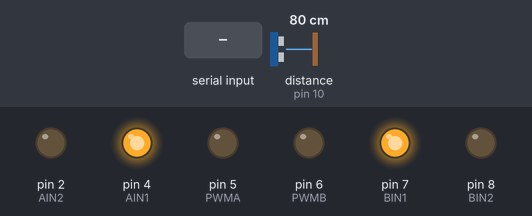
A sketch run on a simulated Arduino Uno, built with avr-gcc and run on an emulated ATmega328P. Parts: output pins drawn as LEDs (lit = HIGH). Wiring (inferred from the names in the program): ultrasonic range finder: trigger pin 12; echo pin 10. Inputs (shaded band) come from the test bench; at power-on: distance to the obstacle (sensor on pin 10) 80 cm. The echo pulse lasts 58.3 µs per cm; pins used as bus, display or sensor lines are not drawn.

Above: at 1.2 s.
1.3 s: "1\n" received over Serial
At 2.5 s:
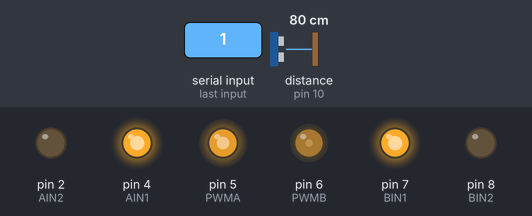
2.9 s: distance to the obstacle (sensor on pin 10) set to 250 cm
At 3.14 s:
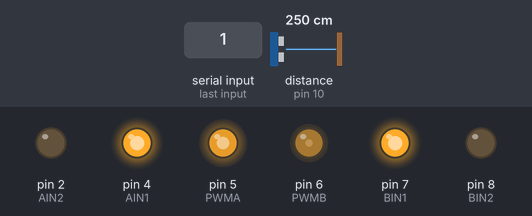
5.9 s: distance to the obstacle (sensor on pin 10) set to 2 cm
7.4 s: "0\n" received over Serial
At 7.9 s:
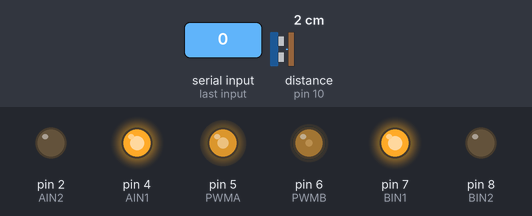
Timing chart, 0 to 10.0 s (numbered marks = the images above; inputs shaded):
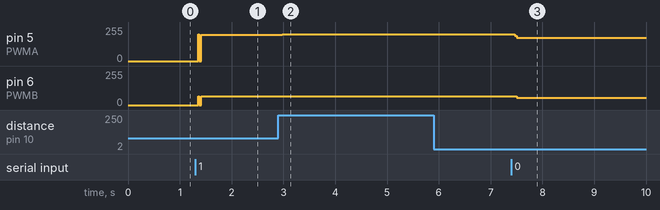

The sketch:

__1.ino
```cpp
# include<IRremote.h>
//11口3口有问题
const int TrigPin = 12;//非PWM
const int EchoPin = 10;//PWM

int RECV_PIN = 9;//定义红外接收器引脚为9(PWM)

const int AIN1 = 4;
const int AIN2 = 2;
const int PWMA = 5;
const int PWMB = 6;
const int BIN1 = 7;
const int BIN2 = 8;

int BV = 0, flag = 0, CCT = 0;
int BV_R = 0, BV_B = 0;
float cm = 15.0;
int getup = 1;

IRrecv irrecv(RECV_PIN);
decode_results results;

void setup() {
  Serial.begin(9600);

  pinMode(TrigPin, OUTPUT);
  pinMode(EchoPin, INPUT);

  pinMode(AIN1, OUTPUT);
  pinMode(AIN2, OUTPUT);
  pinMode(PWMA, OUTPUT);
  pinMode(BIN1, OUTPUT);
  pinMode(BIN2, OUTPUT);
  pinMode(PWMB, OUTPUT);

  irrecv.enableIRIn();//使红外能接收

  digitalWrite(AIN1, HIGH);
  digitalWrite(BIN1, HIGH);

  digitalWrite(AIN2, LOW);
  digitalWrite(BIN2, LOW);
}

void loop() {
  light();

  if (irrecv.decode(&results))
  {

    digitalWrite(TrigPin, LOW); //低高低电平发一个短时间脉冲去TrigPin
    delayMicroseconds(2);
    digitalWrite(TrigPin, HIGH);
    delayMicroseconds(10);
    digitalWrite(TrigPin, LOW);

    cm = pulseIn(EchoPin, HIGH) / 58.0; //将回拨时间换算成cm
    cm = (int(cm * 100.0)) / 100.0; //保留两位小数
  }//关灯后才开始测距
  if (results.value == 0x00FF906F || (cm > 30 && getup == 1))
  {
    /*Serial.println(results.value,HEX);//以16进制换行输出接收代码
      Serial.println();//为了便于观看加一个空行*/
    if (results.value == 0x00FF906F) {
      results.value = 0;
    }
    analogWrite(PWMA, BV_B);
    analogWrite(PWMB, BV_R);

    digitalWrite(TrigPin, LOW); //低高低电平发一个短时间脉冲去TrigPin
    delayMicroseconds(2);
    digitalWrite(TrigPin, HIGH);
    delayMicroseconds(10);
    digitalWrite(TrigPin, LOW);
    cm = pulseIn(EchoPin, HIGH) / 58.0; //将回拨时间换算成cm
    cm = (int(cm * 100.0)) / 100.0; //保留两位小数

  }
  //关灯上床时因检测不到人但是还未躺下半夜有人回寝室情况灯带亮当人躺下时记录最后一次cm值
  else
  {
    analogWrite(PWMA, 0);
    analogWrite(PWMB, 0);
  }//未关灯或都躺下且无外来人时灯带熄灭

  analogWrite(PWMA, BV_B);
  analogWrite(PWMB, BV_R);

  digitalWrite(TrigPin, LOW); //低高低电平发一个短时间脉冲去TrigPin
  delayMicroseconds(2);
  digitalWrite(TrigPin, HIGH);
  delayMicroseconds(10);
  digitalWrite(TrigPin, LOW);

  cm = pulseIn(EchoPin, HIGH) / 58.0; //将回拨时间换算成cm
  cm = (int(cm * 100.0)) / 100.0; //保留两位小数
  //人躺下后时刻更新cm值
  if (cm > 30 && (!irrecv.decode(&results)) && getup == 1)
  {

    analogWrite(PWMA, BV_B);
    analogWrite(PWMB, BV_R);
    getup = 0;
  }//起夜时灯带亮
  if ((getup == 0) && !irrecv.decode(&results))
  {
    analogWrite(PWMA, 0);
    analogWrite(PWMB, 0);    //起夜进入阳台后灯带熄灭
    if (irrecv.decode(&results))

    analogWrite(PWMA, BV_B);
    analogWrite(PWMB, BV_R);//从阳台出来后灯亮
    getup = 1;
  }

  irrecv.resume();
  // put your main code here, to run repeatedly:

}

void light()
{
  String inString = "";
  while (Serial.available() > 0) {
    int inChar = Serial.read();
    inString += (char)inChar;
    delay(24);
  }
  if (inString != "") {
    flag = inString[0] - '0';
    BV = inString[1] - '0';
    CCT = inString[2] - '0';
  }

  BV_set(CCT);
  if (flag) {

    analogWrite(PWMA, BV_B);
    analogWrite(PWMB, BV_R);
  }
  else {
    analogWrite(PWMA, 0);
    analogWrite(PWMB, 0);
  }
}

void BV_set(int cct)
{
  BV_R = BV_B = BV * 10;
  if (cct < 5) {//变冷
    cct = 5 - cct;

    BV_B += 2 * BV * cct;
    BV_R -= 2 * BV * cct;

  }
  else {
    cct -= 4;

    BV_B -= 2 * BV * cct;
    BV_R += 2 * BV * cct;

  }

}
```

Measured:
- after the input at 1.3 s, pin 5 (PWMA): 0/255 → 198/255 after 0.06 s; pin 6 (PWMB): 0/255 → 64/255 after 0.06 s
- after the input at 2.9 s, pin 5 (PWMA): 198/255 → 200/255 after 0.08 s
- after the input at 7.4 s, pin 5 (PWMA): 200/255 → 175/255 after 0.07 s; pin 6 (PWMB): 64/255 → 56/255 after 0.11 s
